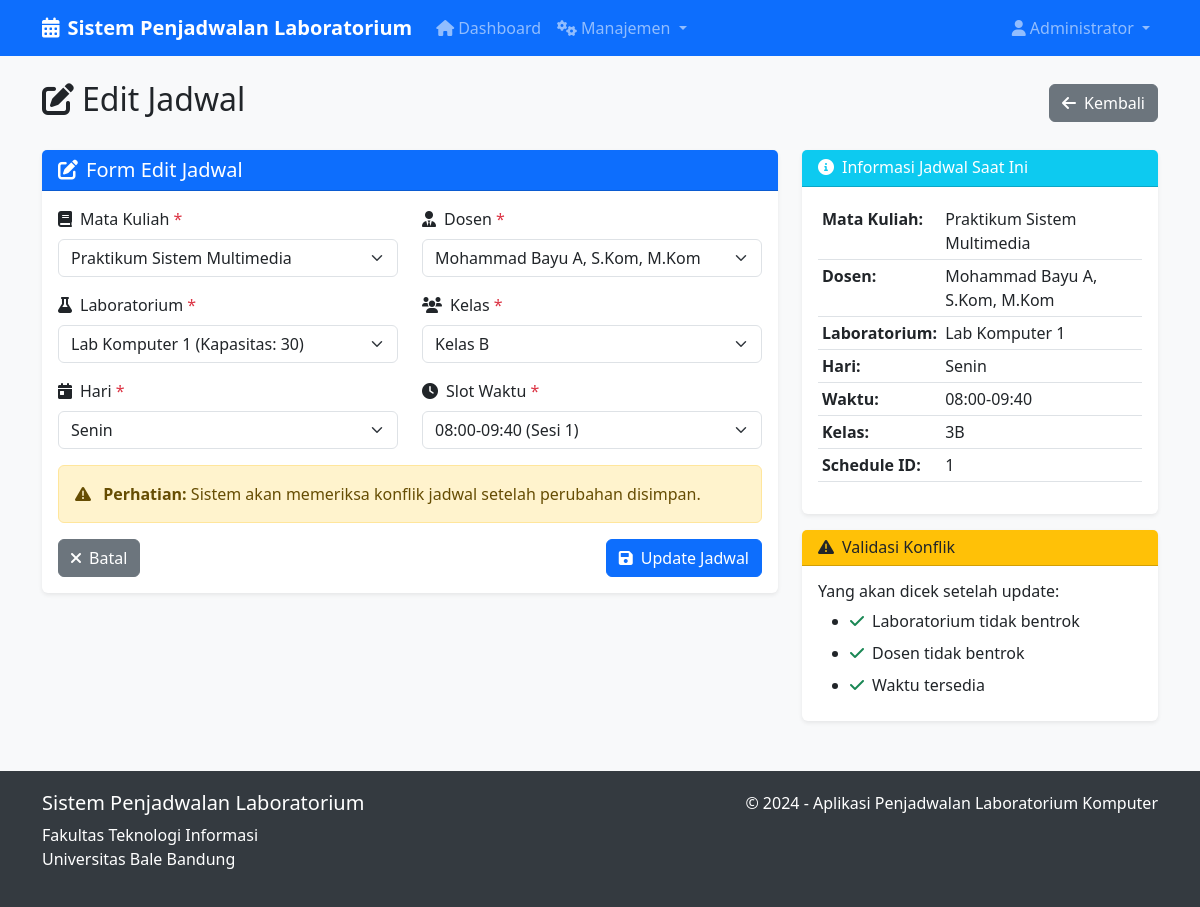
Before: /schedules/edit/1 (signed in) with the older database file.
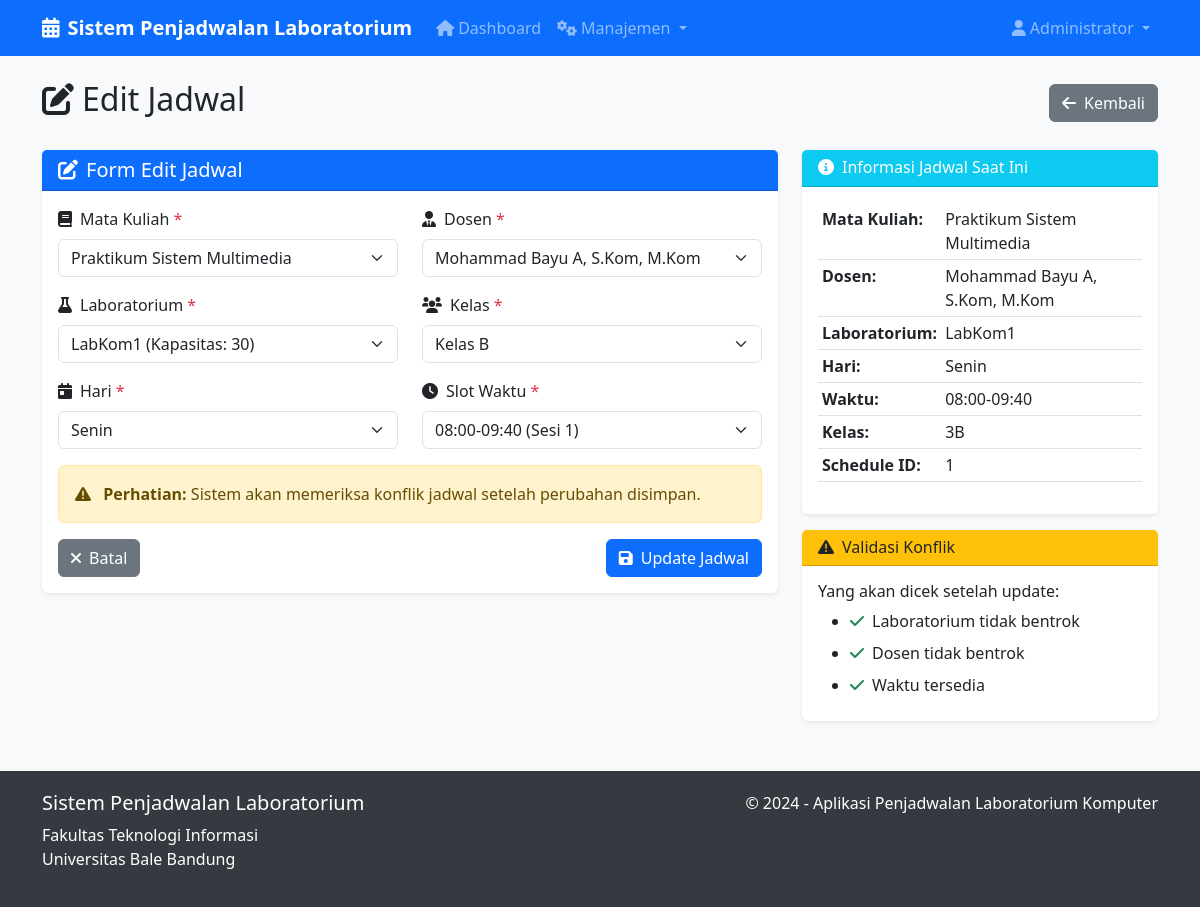
After: the same page with the newer database file.
### app.py (models this page shows)
class Schedule(db.Model):
    id = db.Column(db.Integer, primary_key=True)
    course_id = db.Column(db.Integer, db.ForeignKey('course.id'), nullable=False)
    lecturer_id = db.Column(db.Integer, db.ForeignKey('user.id'), nullable=False)
    lab_id = db.Column(db.Integer, db.ForeignKey('lab.id'), nullable=False)
    day = db.Column(db.String(10), nullable=False)  # Senin, Selasa, etc.
    time_slot = db.Column(db.String(20), nullable=False)  # 08:00-10:00, etc.
    class_name = db.Column(db.String(5), nullable=False)  # A, B, C
    created_at = db.Column(db.DateTime, default=datetime.utcnow)

class Lab(db.Model):
    id = db.Column(db.Integer, primary_key=True)
    lab_name = db.Column(db.String(50), nullable=False)
    capacity = db.Column(db.Integer, nullable=False)
    schedules = db.relationship('Schedule', backref='laboratory', lazy=True)

class Course(db.Model):
    id = db.Column(db.Integer, primary_key=True)
    code = db.Column(db.String(20), unique=True, nullable=False)
    course_name = db.Column(db.String(100), nullable=False)
    semester = db.Column(db.Integer, nullable=False)  # 1-8
    sks = db.Column(db.Integer, nullable=False)  # 1-4
    schedules = db.relationship('Schedule', backref='course', lazy=True)

class User(db.Model):
    id = db.Column(db.Integer, primary_key=True)
    username = db.Column(db.String(80), unique=True, nullable=False)
    password = db.Column(db.String(120), nullable=False)
    role = db.Column(db.String(20), nullable=False)  # admin, staff, lecturer
    full_name = db.Column(db.String(100), nullable=False)
    schedules = db.relationship('Schedule', backref='lecturer', lazy=True)

### app.py (the view, shortened to what this page needs)
@app.route('/schedules/edit/<int:id>', methods=['GET', 'POST'])
@role_required('admin', 'staff')
def edit_schedule(id):
    schedule = Schedule.query.get_or_404(id)
    courses = Course.query.all()
    lecturers = User.query.filter_by(role='lecturer').all()
    labs = Lab.query.all()
    return render_template('edit_schedule.html',
                         schedule=schedule,
                         courses=courses,
                         lecturers=lecturers,
                         labs=labs)

### app.py (called while the page is built)
def role_required(*roles):
    def decorator(f):
        from functools import wraps
        @wraps(f)
        def decorated_function(*args, **kwargs):
            if 'user_id' not in session:
                flash('Silakan login terlebih dahulu', 'danger')
                return redirect(url_for('login'))
            user = User.query.get(session['user_id'])
            if user.role not in roles:
                flash('Anda tidak memiliki akses ke halaman ini', 'danger')
                return redirect(url_for('dashboard'))
            return f(*args, **kwargs)
        return decorated_function
    return decorator

### templates/edit_schedule.html (shortened to what the changed rows need)
{% extends "base.html" %}
{% block content %}
<div class="row">
    <div class="col-12">
        <div class="d-flex justify-content-between align-items-center mb-4">
            <h2><i class="fas fa-edit me-2"></i>Edit Jadwal</h2>
        </div>
    </div>
</div>
<div class="row">
    <div class="col-md-8">
        <div class="card">
            <div class="card-body">
                <form method="POST" id="scheduleForm">
                    <div class="row">
                        <div class="col-md-6 mb-3">
                            <label for="course_id" class="form-label">
                                <i class="fas fa-book me-2"></i>Mata Kuliah <span class="text-danger">*</span>
                            </label>
                            <select class="form-select" id="course_id" name="course_id" required>
                                {% for course in courses %}
                                <option value="{{ course.id }}" {% if course.id==schedule.course_id %}selected{% endif
                                    %}>
                                    {{ course.course_name }}
                                </option>
                                {% endfor %}
                            </select>
                        </div>
                        <div class="col-md-6 mb-3">
                            <label for="lecturer_id" class="form-label">
                                <i class="fas fa-user-tie me-2"></i>Dosen <span class="text-danger">*</span>
                            </label>
                            <select class="form-select" id="lecturer_id" name="lecturer_id" required>
                                {% for lecturer in lecturers %}
                                <option value="{{ lecturer.id }}" {% if lecturer.id==schedule.lecturer_id %}selected{%
                                    endif %}>
                                    {{ lecturer.full_name }}
                                </option>
                                {% endfor %}
                            </select>
                        </div>
                    </div>
                    <div class="row">
                        <div class="col-md-6 mb-3">
                            <label for="lab_id" class="form-label">
                                <i class="fas fa-flask me-2"></i>Laboratorium <span class="text-danger">*</span>
                            </label>
                            <select class="form-select" id="lab_id" name="lab_id" required>
                                {% for lab in labs %}
                                <option value="{{ lab.id }}" data-capacity="{{ lab.capacity }}" {% if
                                    lab.id==schedule.lab_id %}selected{% endif %}>
                                    {{ lab.lab_name }} (Kapasitas: {{ lab.capacity }})
                                </option>
                                {% endfor %}
                            </select>
                        </div>
                        <div class="col-md-6 mb-3">
                            <label for="class_name" class="form-label">
                                <i class="fas fa-users me-2"></i>Kelas <span class="text-danger">*</span>
                            </label>
                            <select class="form-select" id="class_name" name="class_name" required>
                                <option value="B" {% if schedule.class_name=='B' %}selected{% endif %}>Kelas B</option>
                            </select>
                        </div>
                    </div>
                    <div class="row">
                        <div class="col-md-6 mb-3">
                            <label for="day" class="form-label">
                                <i class="fas fa-calendar-day me-2"></i>Hari <span class="text-danger">*</span>
                            </label>
                            <select class="form-select" id="day" name="day" required>
                                <option value="Senin" {% if schedule.day=='Senin' %}selected{% endif %}>Senin</option>
                            </select>
                        </div>
                        <div class="col-md-6 mb-3">
                            <label for="time_slot" class="form-label">
                                <i class="fas fa-clock me-2"></i>Slot Waktu <span class="text-danger">*</span>
                            </label>
                            <select class="form-select" id="time_slot" name="time_slot" required>
                                <option value="08:00-09:40" {% if schedule.time_slot=='08:00-09:40' %}selected{% endif
                                    %}>08:00-09:40 (Sesi 1)</option>
                            </select>
                        </div>
                    </div>
                </form>
            </div>
        </div>
    </div>
    <div class="col-md-4">
        <div class="card">
            <div class="card-body">
                <table class="table table-sm">
                    <tr>
                        <td><strong>Laboratorium:</strong></td>
                        <td>{{ schedule.laboratory.lab_name }}</td>
                    </tr>
                    <tr>
                        <td><strong>Hari:</strong></td>
                        <td>{{ schedule.day }}</td>
                    </tr>
                    <tr>
                        <td><strong>Waktu:</strong></td>
                        <td>{{ schedule.time_slot }}</td>
                    </tr>
                    <tr>
                        <td><strong>Kelas:</strong></td>
                        <td>{{ schedule.course.semester }}{{ schedule.class_name }}</td>
                    </tr>
                    <tr>
                        <td><strong>Schedule ID:</strong></td>
                        <td>{{ schedule.id }}</td>
                    </tr>
                </table>
            </div>
        </div>
    </div>
</div>
{% endblock %}

Changed rows visible on the page:
changed through a linked row, Schedule "Senin": lab_id "Lab Komputer 1 (Kapasitas: 30)" → "LabKom1 (Kapasitas: 30)"
changed Lab: laboratory.lab_name "Lab Komputer 1" → "LabKom1"
